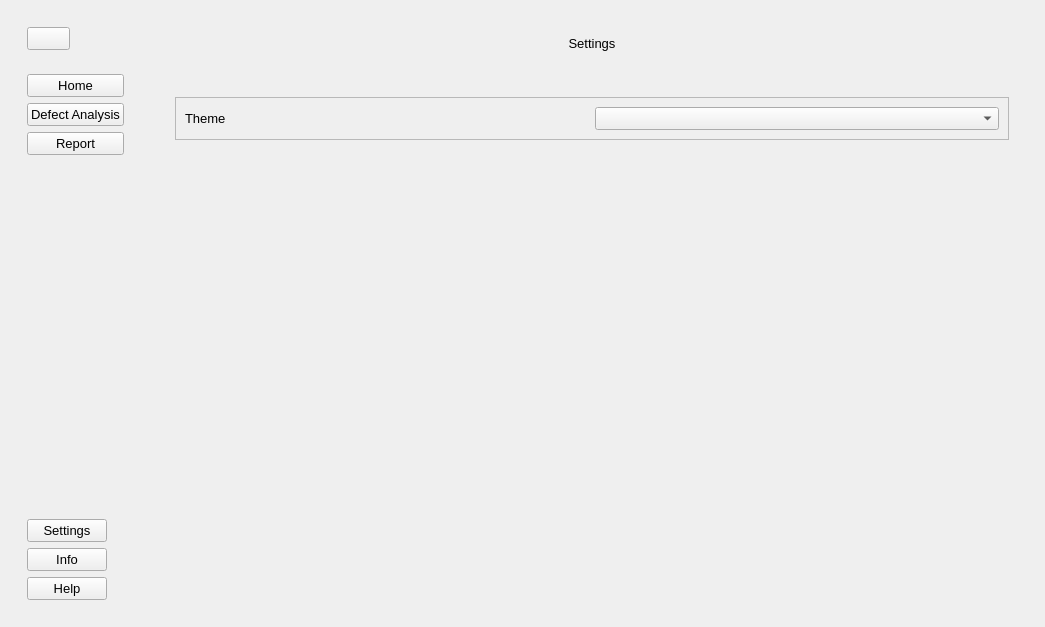
<?xml version="1.0" encoding="UTF-8"?>
<ui version="4.0">
 <class>MainWindow</class>
 <widget class="QMainWindow" name="MainWindow">
  <property name="geometry">
   <rect>
    <x>0</x>
    <y>0</y>
    <width>1045</width>
    <height>627</height>
   </rect>
  </property>
  <property name="font">
   <font>
    <pointsize>10</pointsize>
   </font>
  </property>
  <property name="windowTitle">
   <string>MainWindow</string>
  </property>
  <property name="styleSheet">
   <string notr="true"/>
  </property>
  <widget class="QWidget" name="centralwidget">
   <property name="minimumSize">
    <size>
     <width>1045</width>
     <height>626</height>
    </size>
   </property>
   <layout class="QHBoxLayout" name="horizontalLayout">
    <!-- Left Menu -->
    <item alignment="Qt::AlignmentFlag::AlignLeft">
     <widget class="QWidget" name="leftMenu" native="true">
      <layout class="QVBoxLayout" name="verticalLayout">
       <item alignment="Qt::AlignmentFlag::AlignLeft|Qt::AlignmentFlag::AlignTop">
        <widget class="QWidget" name="widget" native="true">
         <layout class="QVBoxLayout" name="verticalLayout_2">
          <item>
           <widget class="QPushButton" name="menuBtn">
            <property name="text">
             <string/>
            </property>
            <property name="icon">
             <iconset resource="../_icons.qrc">
              <normaloff>:/feather/Qss/Icons/feather/menu.png</normaloff>
             </iconset>
            </property>
           </widget>
          </item>
         </layout>
        </widget>
       </item>
       <item alignment="Qt::AlignmentFlag::AlignLeft|Qt::AlignmentFlag::AlignVCenter">
        <widget class="QWidget" name="widget_2" native="true">
         <layout class="QVBoxLayout" name="verticalLayout_3">
          <item>
           <widget class="QPushButton" name="pushButton">
            <property name="text">
             <string>Home</string>
            </property>
            <property name="icon">
             <iconset resource="../_icons.qrc">
              <normaloff>:/feather/Qss/Icons/feather/home.png</normaloff>
             </iconset>
            </property>
           </widget>
          </item>
          <item>
           <widget class="QPushButton" name="pushButton_2">
            <property name="text">
             <string>Defect Analysis</string>
            </property>
            <property name="icon">
             <iconset resource="../_icons.qrc">
              <normaloff>:/material_design/Qss/Icons/material_design/analytics.png</normaloff>
             </iconset>
            </property>
           </widget>
          </item>
          <item>
           <widget class="QPushButton" name="pushButton_3">
            <property name="text">
             <string>Report</string>
            </property>
            <property name="icon">
             <iconset resource="../_icons.qrc">
              <normaloff>:/material_design/Qss/Icons/material_design/print.png</normaloff>
             </iconset>
            </property>
           </widget>
          </item>
         </layout>
        </widget>
       </item>
       <item>
        <spacer name="verticalSpacer">
         <property name="orientation">
          <enum>Qt::Orientation::Vertical</enum>
         </property>
         <property name="sizeHint" stdset="0">
          <size>
           <width>20</width>
           <height>40</height>
          </size>
         </property>
        </spacer>
       </item>
       <item alignment="Qt::AlignmentFlag::AlignLeft|Qt::AlignmentFlag::AlignBottom">
        <widget class="QWidget" name="widget_3" native="true">
         <layout class="QVBoxLayout" name="verticalLayout_4">
          <item>
           <widget class="QPushButton" name="pushButton_4">
            <property name="text">
             <string>Settings</string>
            </property>
            <property name="icon">
             <iconset resource="../_icons.qrc">
              <normaloff>:/feather/Qss/Icons/feather/settings.png</normaloff>
             </iconset>
            </property>
           </widget>
          </item>
          <item>
           <widget class="QPushButton" name="pushButton_5">
            <property name="text">
             <string>Info</string>
            </property>
            <property name="icon">
             <iconset resource="../_icons.qrc">
              <normaloff>:/feather/Qss/Icons/feather/info.png</normaloff>
             </iconset>
            </property>
           </widget>
          </item>
          <item>
           <widget class="QPushButton" name="pushButton_6">
            <property name="text">
             <string>Help</string>
            </property>
            <property name="icon">
             <iconset resource="../_icons.qrc">
              <normaloff>:/feather/Qss/Icons/feather/help-circle.png</normaloff>
             </iconset>
            </property>
           </widget>
          </item>
         </layout>
        </widget>
       </item>
      </layout>
     </widget>
    </item>

    <!--
      REMOVED the 'centerMenu' widget. 
      Now we only have 'leftMenu' and 'rightMenu'
    -->

    <!-- Right Menu (now containing the QStackedWidget) -->
    <item>
     <widget class="QWidget" name="rightMenu" native="true">
      <property name="minimumSize">
       <size>
        <width>300</width>
        <height>0</height>
       </size>
      </property>
      <!-- Add a VBox Layout to rightMenu to hold everything -->
      <layout class="QVBoxLayout" name="verticalLayoutRightMenu">
       <!-- Move the QStackedWidget from centerMenu into here -->
       <item alignment="Qt::AlignmentFlag::AlignTop">
        <widget class="QStackedWidget" name="stackedWidget">
         <widget class="QWidget" name="settingsPage">
          <layout class="QHBoxLayout" name="horizontalLayout_3">
           <item alignment="Qt::AlignmentFlag::AlignVCenter">
            <widget class="QWidget" name="widget_5" native="true">
             <layout class="QVBoxLayout" name="verticalLayout_6">
              <item>
               <widget class="QLabel" name="label_2">
                <property name="text">
                 <string>Settings</string>
                </property>
                <property name="alignment">
                 <set>Qt::AlignmentFlag::AlignCenter</set>
                </property>
               </widget>
              </item>
              <item>
               <spacer name="verticalSpacer_2">
                <property name="orientation">
                 <enum>Qt::Orientation::Vertical</enum>
                </property>
                <property name="sizeHint" stdset="0">
                 <size>
                  <width>20</width>
                  <height>40</height>
                 </size>
                </property>
               </spacer>
              </item>
              <item>
               <widget class="QFrame" name="frame">
                <property name="frameShape">
                 <enum>QFrame::Shape::StyledPanel</enum>
                </property>
                <property name="frameShadow">
                 <enum>QFrame::Shadow::Raised</enum>
                </property>
                <layout class="QHBoxLayout" name="horizontalLayout_4">
                 <item>
                  <widget class="QLabel" name="label_3">
                   <property name="text">
                    <string>Theme</string>
                   </property>
                  </widget>
                 </item>
                 <item>
                  <widget class="QComboBox" name="comboBox"/>
                 </item>
                </layout>
               </widget>
              </item>
              <item>
               <spacer name="verticalSpacer_3">
                <property name="orientation">
                 <enum>Qt::Orientation::Vertical</enum>
                </property>
                <property name="sizeHint" stdset="0">
                 <size>
                  <width>20</width>
                  <height>40</height>
                 </size>
                </property>
               </spacer>
              </item>
             </layout>
            </widget>
           </item>
          </layout>
         </widget>
         <widget class="QWidget" name="informationPage">
          <layout class="QVBoxLayout" name="verticalLayout_7">
           <item alignment="Qt::AlignmentFlag::AlignVCenter">
            <widget class="QLabel" name="label_4">
             <property name="text">
              <string>Information</string>
             </property>
             <property name="alignment">
              <set>Qt::AlignmentFlag::AlignCenter</set>
             </property>
            </widget>
           </item>
          </layout>
         </widget>
         <widget class="QWidget" name="page">
          <layout class="QVBoxLayout" name="verticalLayout_8">
           <item alignment="Qt::AlignmentFlag::AlignVCenter">
            <widget class="QLabel" name="label_5">
             <property name="text">
              <string>Help</string>
             </property>
             <property name="alignment">
              <set>Qt::AlignmentFlag::AlignCenter</set>
             </property>
            </widget>
           </item>
          </layout>
         </widget>
        </widget>
       </item>
      </layout>
     </widget>
    </item>
   </layout>
  </widget>
 </widget>
 <resources>
  <include location="../_icons.qrc"/>
 </resources>
 <connections/>
</ui>
